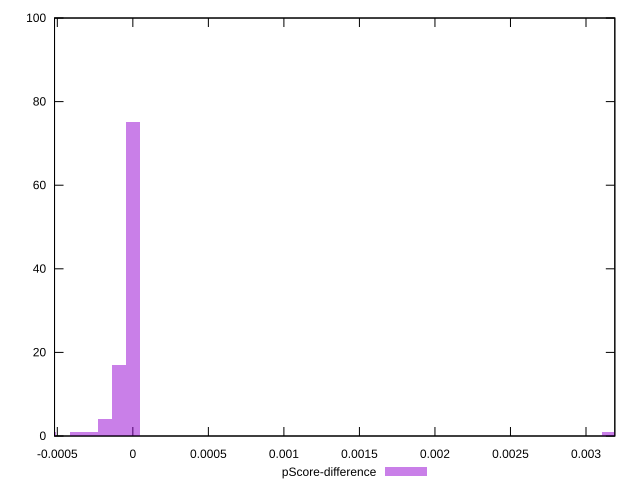

Source code (gnuplot):
reset

$pScoreDifference <<EOF
0.0031545261687975948 1
0 75
-0.00018556036287044675 4
-0.00009278018143522337 17
-0.0003711207257408935 1
-0.0005566810886113402 1
-0.0002783405443056701 1
EOF

set key outside below
set boxwidth 0.00009278018143522337
set xrange [-0.0005184327939937727:0.003190807273157903]
set yrange [0:100]
set trange [0:100]
set style fill transparent solid 0.5 noborder
set terminal svg size 640, 490 enhanced background rgb 'white'
set output "reports/report_00030_2021-02-24T20-42-31.540Z/estimated-input-latency/samples/astro/pScore-difference/histogram.svg"

plot $pScoreDifference title "pScore-difference" with boxes

reset
